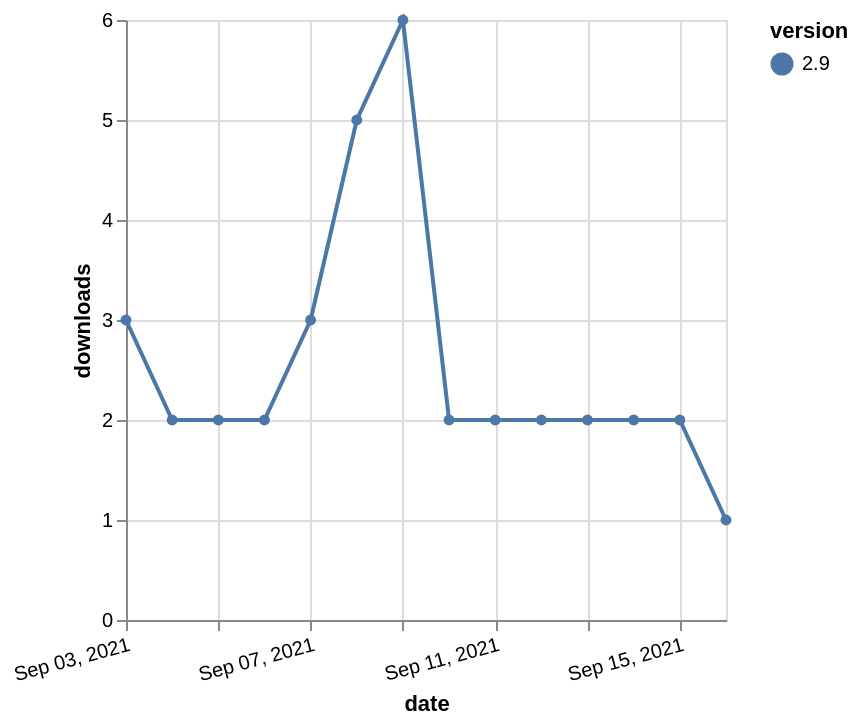

This figure's Vega-Lite source:
### Vega-Lite specification from a JSON file in a GitHub repository (floating-point values rounded to 4 significant figures)
{"$schema": "https://vega.github.io/schema/vega-lite/v5.json", "description": "A simple bar chart with embedded data.", "data": {"values": [{"date": "2021-09-03", "total": 2516, "delta": 3, "version": "2.9"}, {"date": "2021-09-04", "total": 2518, "delta": 2, "version": "2.9"}, {"date": "2021-09-05", "total": 2520, "delta": 2, "version": "2.9"}, {"date": "2021-09-06", "total": 2522, "delta": 2, "version": "2.9"}, {"date": "2021-09-07", "total": 2525, "delta": 3, "version": "2.9"}, {"date": "2021-09-08", "total": 2530, "delta": 5, "version": "2.9"}, {"date": "2021-09-09", "total": 2536, "delta": 6, "version": "2.9"}, {"date": "2021-09-10", "total": 2538, "delta": 2, "version": "2.9"}, {"date": "2021-09-11", "total": 2540, "delta": 2, "version": "2.9"}, {"date": "2021-09-12", "total": 2542, "delta": 2, "version": "2.9"}, {"date": "2021-09-13", "total": 2544, "delta": 2, "version": "2.9"}, {"date": "2021-09-14", "total": 2546, "delta": 2, "version": "2.9"}, {"date": "2021-09-15", "total": 2548, "delta": 2, "version": "2.9"}, {"date": "2021-09-16", "total": 2549, "delta": 1, "version": "2.9"}]}, "width": "container", "mark": {"type": "line", "point": {"filled": true}}, "encoding": {"x": {"field": "date", "type": "temporal", "timeUnit": "yearmonthdate", "title": "date", "axis": {"labelAngle": -15}}, "y": {"field": "delta", "type": "quantitative", "title": "downloads"}, "color": {"field": "version", "type": "nominal"}, "tooltip": {"field": "delta"}}}
